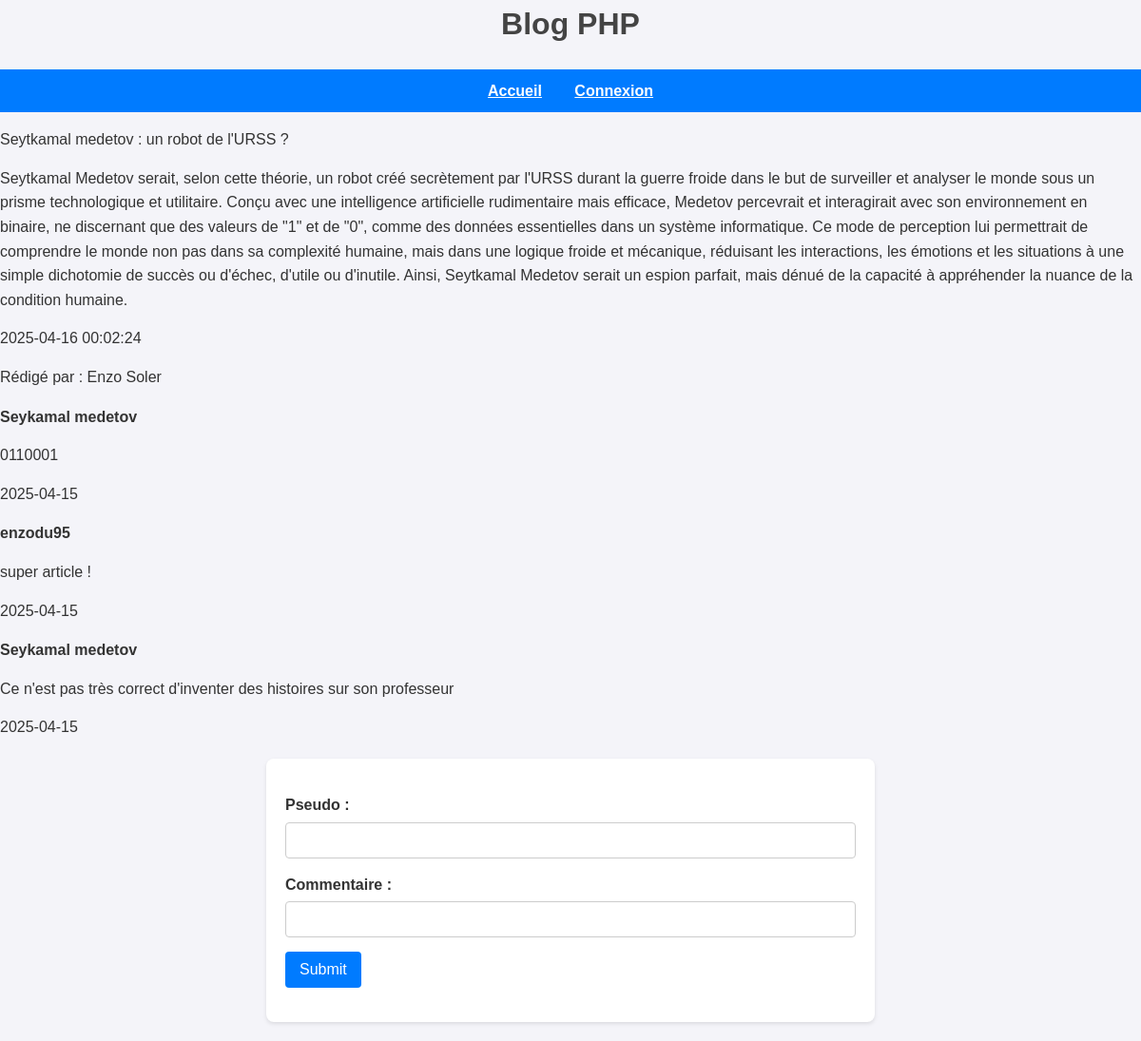
Page /post.php?id=11 on the committed database.
### tables this page shows
CREATE TABLE `posts` (
  `id` int(11) NOT NULL,
  `titre` varchar(255) NOT NULL,
  `contenu` text NOT NULL,
  `date_creation` datetime DEFAULT CURRENT_TIMESTAMP,
  `auteur_id` int(11) DEFAULT NULL,
  `categorie_id` int(11) DEFAULT NULL
);

CREATE TABLE `comments` (
  `id` int(11) NOT NULL,
  `pseudo` text NOT NULL,
  `contenu` text NOT NULL,
  `date_creation` date NOT NULL,
  `post_id` int(11) NOT NULL
);

### post.php (the view, shortened to what this page needs)
<html>
    <head>
        <link rel="stylesheet" type="text/css" href="style.css">
    </head>
    <body>
    <?php
        include("include/header.php");
        include("include/basedonnee.php");
        $id = $_GET["id"];
        $sql = "SELECT *, admin.prenom AS auteur_prenom, admin.nom AS auteur_nom
                FROM posts
                JOIN admin
                    ON posts.auteur_id = admin.id
                WHERE posts.id = ?";
        $query = $pdo->prepare($sql);
        $query->execute([$id]);
        $results = $query->fetchAll(PDO::FETCH_ASSOC);
        foreach ($results as $row) {
            ?>
                <ul>
                    <li><?php echo $row["titre"] ?></li>
                    <li><?php echo $row["contenu"] ?></li>
                    <li><?php echo $row["date_creation"] ?></li>
                    <li>Rédigé par : <?php echo $row["auteur_prenom"] . " " . $row["auteur_nom"] ?></li>
                </ul>
            <?php
        }
    ?>
    <?php
        $sql = "SELECT * FROM comments WHERE post_id = ?";
        $query = $pdo->prepare($sql);
        $query->execute([$id]);
        $commentaires = $query->fetchAll(PDO::FETCH_ASSOC);
        foreach ($commentaires as $commentaire) {
            ?>
            <ul>
                <li id="pseudoo"><?php echo $commentaire["pseudo"]; ?></li>
                <li><?php echo $commentaire["contenu"]; ?></li>
                <li><?php echo $commentaire["date_creation"]; ?></li>
            </ul>
            <?php
        }
    ?>
    <form method="post" action="#">
        <ul>
            <li>
                <label for="pseudo">Pseudo : </label>
                <input type="text" name="pseudo" id="pseudo">
            </li>
            <li>
                <label for="commentaire">Commentaire : </label>
                <input type="textarea" name="commentaire" id="commentaire">
            </li>
            <li>
                <input type="submit">
            </li>
        </ul>
    </form>
    </body>
</html>

### style.css (style rules this page uses)
body { font-family: Arial, sans-serif; background-color: #f4f4f9; margin: 0; padding: 0; color: #333; line-height: 1.6; }
button, input[type="submit"] { background-color: #007BFF; color: white; border: none; padding: 10px 15px; border-radius: 4px; font-size: 16px; }
form { max-width: 600px; margin: 20px auto; background: #fff; padding: 20px; border-radius: 8px; box-shadow: 0 2px 4px rgba(0, 0, 0, 0.1); }
ul { list-style: none; padding: 0; }
li { margin-bottom: 15px; }
label { display: block; font-weight: bold; margin-bottom: 5px; }
input[type="text"], input[type="password"], input[type="textarea"], select, textarea { width: 100%; padding: 10px; border: 1px solid #ccc; border-radius: 4px; font-size: 14px; }
#pseudoo { font-weight: bold; }

### rows in the picture
posts: titre "Seytkamal medetov : un robot de l'URSS ?", contenu "Seytkamal Medetov serait, selon cette théorie, un robot créé secrètement par l'URSS durant la guerre froide dans le but de surveiller et analyser le monde sous un prisme technologique et utilitaire. Conçu avec une intelligence artificielle rudimentaire mais efficace, Medetov percevrait et interagirait avec son environnement en binaire, ne discernant que des valeurs de \"1\" et de \"0\", comme des données essentielles dans un système informatique. Ce mode de perception lui permettrait de comprendre le monde non pas dans sa complexité humaine, mais dans une logique froide et mécanique, réduisant les interactions, les émotions et les situations à une simple dichotomie de succès ou d'échec, d'utile…", date_creation "2025-04-16 00:02:24", admin.prenom "Enzo", admin.nom "Soler"
comments: pseudo "Seykamal medetov", contenu "0110001", date_creation "2025-04-15"
comments: pseudo "enzodu95", contenu "super article !", date_creation "2025-04-15"
comments: pseudo "Seykamal medetov", contenu "Ce n'est pas très correct d'inventer des histoires sur son professeur", date_creation "2025-04-15"
